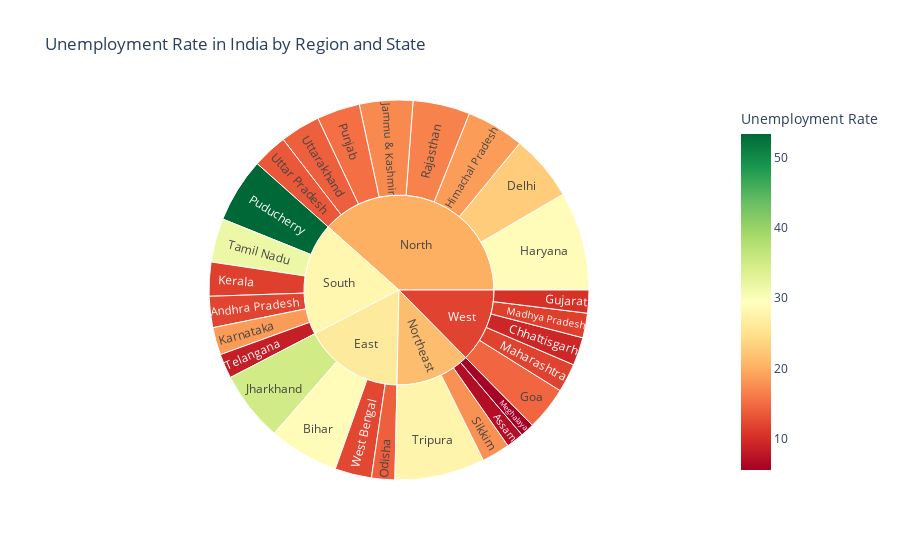

This figure's notebook cell:
### Markdown cell above
4. Sunburst Chart of Unemployment Rate by Region and State

### Code cell
unemployment_data = df2[['State', 'Region', 'Unemployment Rate']]
fig = px.sunburst(unemployment_data, path=['Region', 'State'], values='Unemployment Rate',
                  color='Unemployment Rate', color_continuous_scale='RdYlGn',
                  title='Unemployment Rate in India by Region and State')
fig.show()

### Figure 1 — Plotly figure (JSON) as saved in the notebook; plotly's stock layout.template omitted (floating-point values rounded to 4 significant figures)
{"data": [{"branchvalues": "total", "customdata": [[11.95], [6.86], [28.99], [9.329], [22.8], [14.52], [10.31], [29.0], [18.66], [17.21], [35.04], [18.5], [11.56], [11.58], [11.69], [5.511], [14.05], [53.42], [15.28], [16.61], [17.75], [31.69], [8.484], [27.75], [13.42], [14.04], [12.11], [26.29], [19.96], [21.36], [28.01], [11.84]], "domain": {"x": [0, 1], "y": [0, 1]}, "hovertemplate": "labels=%{label}<br>Unemployment Rate_sum=%{value}<br>parent=%{parent}<br>id=%{id}<br>Unemployment Rate=%{color}<extra></extra>", "ids": ["South/Andhra Pradesh", "Northeast/Assam", "East/Bihar", "West/Chhattisgarh", "North/Delhi", "West/Goa", "West/Gujarat", "North/Haryana", "North/Himachal Pradesh", "North/Jammu & Kashmir", "East/Jharkhand", "South/Karnataka", "South/Kerala", "West/Madhya Pradesh", "West/Maharashtra", "Northeast/Meghalaya", "East/Odisha", "South/Puducherry", "North/Punjab", "North/Rajasthan", "Northeast/Sikkim", "South/Tamil Nadu", "South/Telangana", "Northeast/Tripura", "North/Uttar Pradesh", "North/Uttarakhand", "East/West Bengal", "East", "North", "Northeast", "South", "West"], "labels": ["Andhra Pradesh", "Assam", "Bihar", "Chhattisgarh", "Delhi", "Goa", "Gujarat", "Haryana", "Himachal Pradesh", "Jammu & Kashmir", "Jharkhand", "Karnataka", "Kerala", "Madhya Pradesh", "Maharashtra", "Meghalaya", "Odisha", "Puducherry", "Punjab", "Rajasthan", "Sikkim", "Tamil Nadu", "Telangana", "Tripura", "Uttar Pradesh", "Uttarakhand", "West Bengal", "East", "North", "Northeast", "South", "West"], "marker": {"coloraxis": "coloraxis", "colors": [11.95, 6.86, 28.99, 9.329, 22.8, 14.52, 10.31, 29.0, 18.66, 17.21, 35.04, 18.5, 11.56, 11.58, 11.69, 5.511, 14.05, 53.42, 15.28, 16.61, 17.75, 31.69, 8.484, 27.75, 13.42, 14.04, 12.11, 26.29, 19.96, 21.36, 28.01, 11.84]}, "name": "", "parents": ["South", "Northeast", "East", "West", "North", "West", "West", "North", "North", "North", "East", "South", "South", "West", "West", "Northeast", "East", "South", "North", "North", "Northeast", "South", "South", "Northeast", "North", "North", "East", "", "", "", "", ""], "type": "sunburst", "values": [86.64, 48.56, 194.7, 78.19, 184.1, 121.7, 63.76, 274.8, 160.7, 148.3, 195.4, 76.68, 94.34, 68.54, 79.79, 38.66, 64.62, 179.4, 119.8, 158.7, 78.34, 121.9, 68.33, 250.6, 97.37, 111.6, 101.9, 556.6, 1255.0, 416.1, 627.3, 411.9]}], "layout": {"autosize": true, "coloraxis": {"colorbar": {"title": {"text": "Unemployment Rate"}}, "colorscale": [[0, "rgb(165,0,38)"], [0.1, "rgb(215,48,39)"], [0.2, "rgb(244,109,67)"], [0.3, "rgb(253,174,97)"], [0.4, "rgb(254,224,139)"], [0.5, "rgb(255,255,191)"], [0.6, "rgb(217,239,139)"], [0.7, "rgb(166,217,106)"], [0.8, "rgb(102,189,99)"], [0.9, "rgb(26,152,80)"], [1, "rgb(0,104,55)"]]}, "legend": {"tracegroupgap": 0}, "title": {"text": "Unemployment Rate in India by Region and State"}}}
